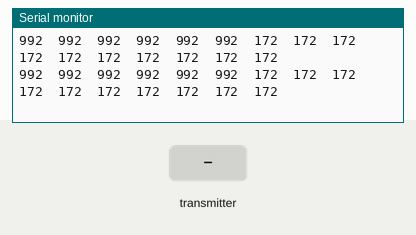
This sketch was run on a simulated Arduino Mega 2560, built with avr-gcc and run on an emulated ATmega2560. Parts: the last lines printed to the serial monitor. The inputs (shaded band) are chosen by the test bench.

Above: at 1.2 s.
1.3 s: the transmitter starts sending ch.0 = 172
At 1.9 s:
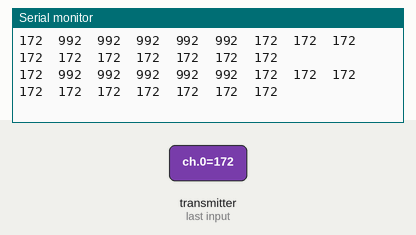
2.8 s: the transmitter starts sending ch.1 = 172
At 3.9 s:
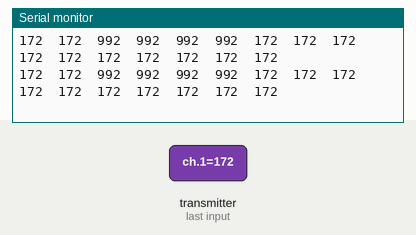
4.3 s: the transmitter starts sending ch.2 = 172
At 5.4 s:
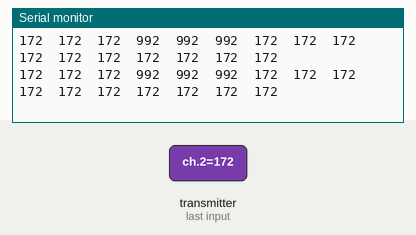
5.8 s: the transmitter starts sending ch.3 = 172
At 6.7 s:
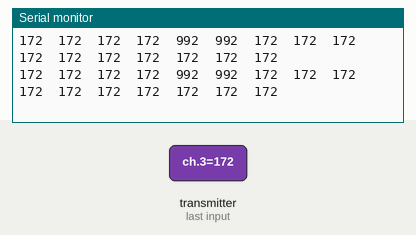
7.3 s: the transmitter starts sending ch.4 = 172
At 8.3 s:
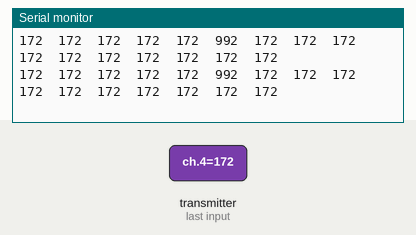
8.8 s: the transmitter starts sending ch.5 = 172
At 9.6 s:
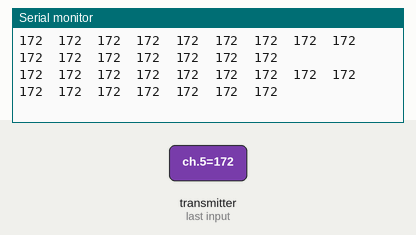

Measured:
- after the input at 1.3 s, the serial monitor: prints a new line at once (image 1)
- after the input at 2.8 s, the serial monitor: prints a new line at once (image 2)
- after the input at 4.3 s, the serial monitor: prints a new line at once (image 3)
- after the input at 5.8 s, the serial monitor: prints a new line at once (image 4)
- after the input at 7.3 s, the serial monitor: prints a new line at once (image 5)
- after the input at 8.8 s, the serial monitor: prints a new line at once (image 6)

The sketch:

ReadSBUS.ino
```cpp
/*-----------Inclusión de Librerías-----------*/

#include "sbus.h"

bfs::SbusRx sbus_rx(&Serial2, 15,2,true, false);
bfs::SbusData data;
/*----------Declaración de Variables----------*/

bool sbusFlag = false;


void setup()
{
  Serial.begin(115200);        //Baudrate del puerto serie
  Serial.setTimeout(200);       //Timeout de lectura
  sbus_rx.Begin();

}


void loop () {
  if (sbus_rx.Read()) {
    /* Grab the received data */
    data = sbus_rx.data();
    /* Display the received data */
    for (int8_t i = 0; i < data.NUM_CH; i++) {
      Serial.print(data.ch[i]);
      Serial.print("\t");
    }
    Serial.println("\t");

  }

}
```
